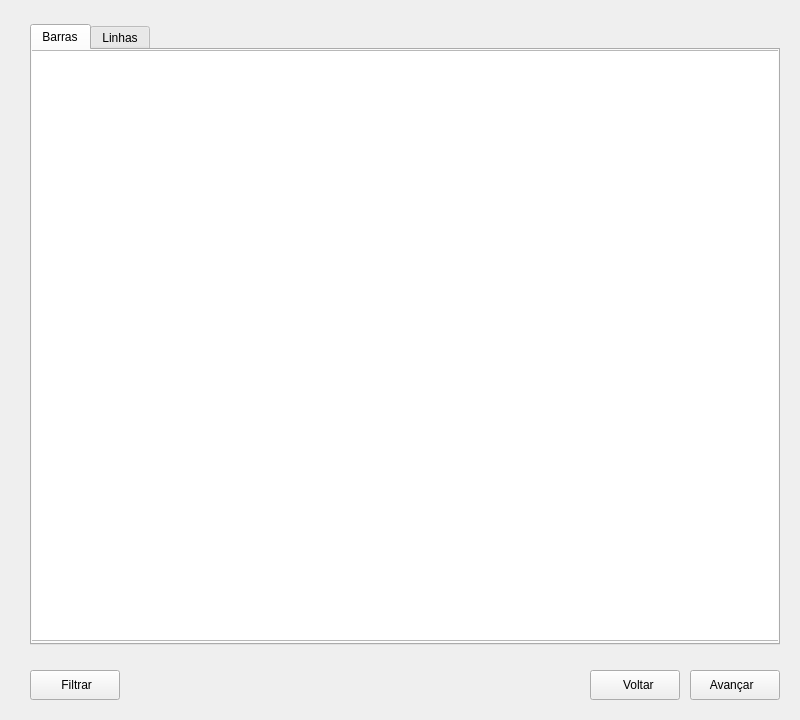
<?xml version="1.0" encoding="UTF-8"?>
<ui version="4.0">
 <class>FrameBarras</class>
 <widget class="QFrame" name="FrameBarras">
  <property name="geometry">
   <rect>
    <x>0</x>
    <y>0</y>
    <width>800</width>
    <height>720</height>
   </rect>
  </property>
  <property name="windowTitle">
   <string>Frame</string>
  </property>
  <widget class="QPushButton" name="btnAvancar">
   <property name="geometry">
    <rect>
     <x>690</x>
     <y>670</y>
     <width>90</width>
     <height>30</height>
    </rect>
   </property>
   <property name="cursor">
    <cursorShape>PointingHandCursor</cursorShape>
   </property>
   <property name="text">
    <string>Avançar  </string>
   </property>
  </widget>
  <widget class="QPushButton" name="btnVoltar">
   <property name="geometry">
    <rect>
     <x>590</x>
     <y>670</y>
     <width>90</width>
     <height>30</height>
    </rect>
   </property>
   <property name="cursor">
    <cursorShape>PointingHandCursor</cursorShape>
   </property>
   <property name="text">
    <string>  Voltar</string>
   </property>
  </widget>
  <widget class="QTabWidget" name="tabLinhas">
   <property name="geometry">
    <rect>
     <x>30</x>
     <y>24</y>
     <width>750</width>
     <height>621</height>
    </rect>
   </property>
   <property name="cursor">
    <cursorShape>PointingHandCursor</cursorShape>
   </property>
   <property name="currentIndex">
    <number>0</number>
   </property>
   <widget class="QWidget" name="tab">
    <attribute name="title">
     <string>Barras</string>
    </attribute>
    <widget class="QTableWidget" name="tableBarras">
     <property name="geometry">
      <rect>
       <x>-4</x>
       <y>0</y>
       <width>751</width>
       <height>591</height>
      </rect>
     </property>
    </widget>
   </widget>
   <widget class="QWidget" name="tab_2">
    <attribute name="title">
     <string>Linhas</string>
    </attribute>
    <widget class="QTableWidget" name="tableLinhas">
     <property name="geometry">
      <rect>
       <x>-4</x>
       <y>0</y>
       <width>751</width>
       <height>591</height>
      </rect>
     </property>
    </widget>
   </widget>
  </widget>
  <widget class="QPushButton" name="btnFiltrar">
   <property name="geometry">
    <rect>
     <x>30</x>
     <y>670</y>
     <width>90</width>
     <height>30</height>
    </rect>
   </property>
   <property name="cursor">
    <cursorShape>PointingHandCursor</cursorShape>
   </property>
   <property name="text">
    <string> Filtrar</string>
   </property>
  </widget>
 </widget>
 <tabstops>
  <tabstop>tabLinhas</tabstop>
  <tabstop>tableBarras</tabstop>
  <tabstop>tableLinhas</tabstop>
  <tabstop>btnFiltrar</tabstop>
  <tabstop>btnVoltar</tabstop>
  <tabstop>btnAvancar</tabstop>
 </tabstops>
 <resources/>
 <connections/>
</ui>
